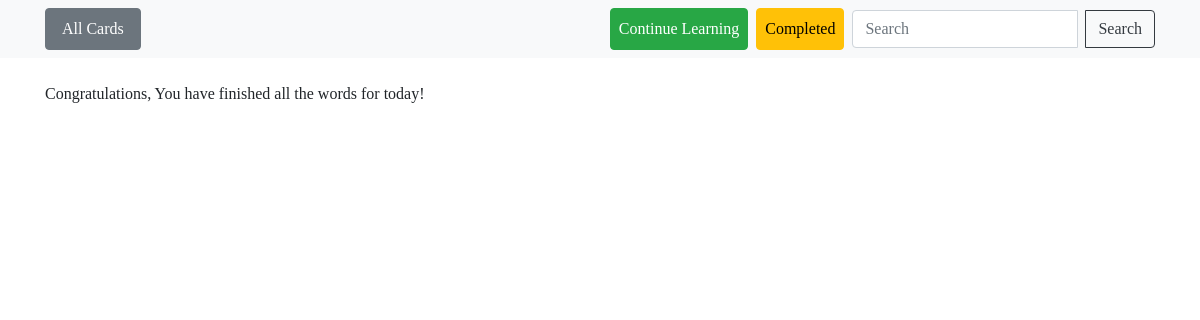
The page /learning/ on the database as committed earlier.
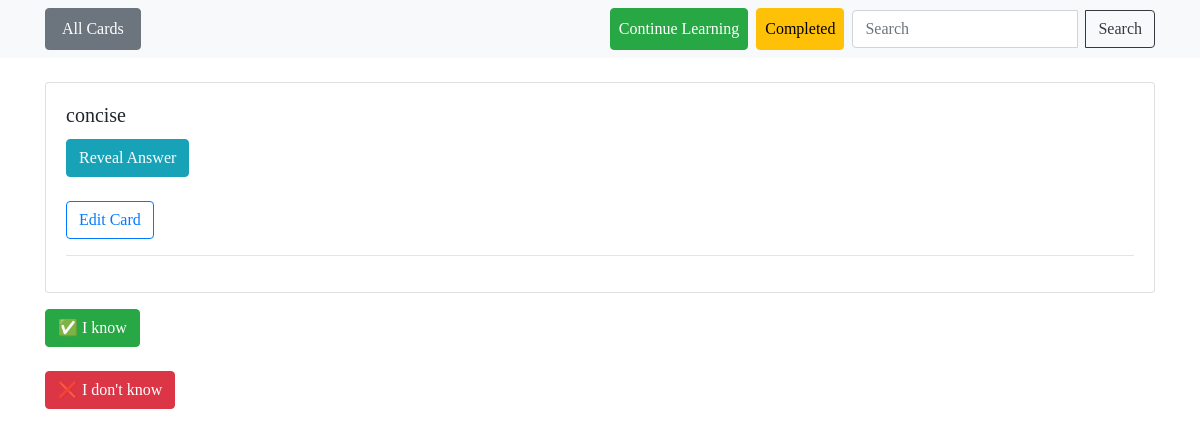
The same page on the database as committed later.
### cards/models.py (models this page shows, shortened)
class Card(models.Model):
    question = models.CharField(max_length=100)
    answer = models.CharField(max_length=255)
    example = models.TextField()
    deck = models.ForeignKey(Deck, on_delete=models.CASCADE)
    date_created = models.DateField(auto_now_add=True)
    review_date  = models.DateField(default=date.today())

### cards/views.py (the view, shortened to what this page needs)
# urls.py: path("learning/", views.LearningView.as_view(), name='learning'),
class LearningView(CardListView):
    template_name = 'cards/learning.html'
    form_class = CardCheckForm
    def get_queryset(self):
        return Card.objects.filter(review_date__lte=datetime.today())
    def get_context_data(self, **kwargs):
        context = super().get_context_data(**kwargs)
        card_list = context['object_list']
        if card_list:
            context["card"] = random.choice(card_list)
        return context

### cards/views.py (called while the page is built)
    def get_context_data(self, **kwargs):
        context = super().get_context_data(**kwargs)
        grouped_cards = {}
        total_card_count = 0
        for card in context['object_list']:
            if card.deck not in grouped_cards:
                grouped_cards[card.deck] = []
            grouped_cards[card.deck].append(card)
            total_card_count += 1
        context['grouped_cards'] = grouped_cards
        context['total_card_count'] = total_card_count
        return context

### templates/cards/learning.html (shortened to what this page needs)
{% extends 'base.html' %}
{% load humanize %}
{% block content %}
    {% if card %}
        {% include 'cards/card.html' %}
            <form method="POST">
                <div>
                    <button type="submit" name="solved" value="True" class="btn btn-success">✅ I know</button><br><br>
                </div>
                <div>
                    <button type="submit" name="solved" value="False" class="btn btn-danger">❌ I don't know</button>
                </div>
            </form>
    {% else %}
    <p>Congratulations, You have finished all the words for today!</p>
    {% endif %}
{% endblock %}

### templates/cards/card.html (shortened to what this page needs)
<article class="card mb-3">
  <div class="card-body">
    <h5 class="card-title">{{ card.question }}</h5>
        <details>
            <summary class="btn btn-info">Reveal Answer</summary><br><br>
            <h6>- {{ card.answer }}</h6><br>
        </details><br>
        <a href="{% url 'card-update' card.id %}" class="btn btn-outline-primary">
          Edit Card
      </a>
        <hr>
  </div>
</article>

Rows that differ between the two databases and show on the page:
added Card: question "concise"
Other text that changed with them:
text no longer shown: "Congratulations, You have finished all the words for today!"
text now shown: "Reveal Answer Edit Card ✅ I know ❌ I don't know"
